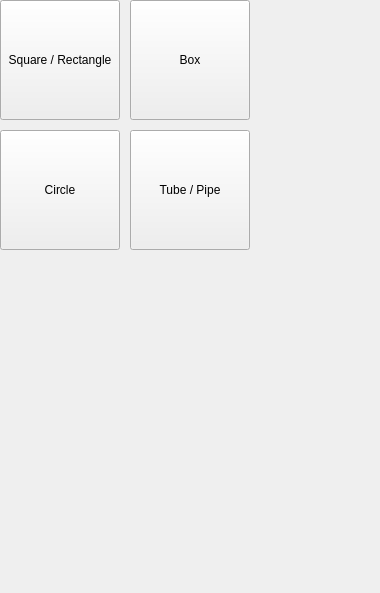
    <widget class="QWidget" name="page_5">
     <property name="geometry">
      <rect>
       <x>0</x>
       <y>0</y>
       <width>380</width>
       <height>593</height>
      </rect>
     </property>
     <attribute name="label">
      <string>Simple Shapes</string>
     </attribute>
     <widget class="QPushButton" name="squarerectangle">
      <property name="geometry">
       <rect>
        <x>0</x>
        <y>0</y>
        <width>120</width>
        <height>120</height>
       </rect>
      </property>
      <property name="text">
       <string>Square / Rectangle</string>
      </property>
     </widget>
     <widget class="QPushButton" name="Circle">
      <property name="geometry">
       <rect>
        <x>0</x>
        <y>130</y>
        <width>120</width>
        <height>120</height>
       </rect>
      </property>
      <property name="text">
       <string>Circle</string>
      </property>
     </widget>
     <widget class="QPushButton" name="box">
      <property name="geometry">
       <rect>
        <x>130</x>
        <y>0</y>
        <width>120</width>
        <height>120</height>
       </rect>
      </property>
      <property name="text">
       <string>Box</string>
      </property>
     </widget>
     <widget class="QPushButton" name="Tubepipe">
      <property name="geometry">
       <rect>
        <x>130</x>
        <y>130</y>
        <width>120</width>
        <height>120</height>
       </rect>
      </property>
      <property name="text">
       <string>Tube / Pipe</string>
      </property>
     </widget>
    </widget>
